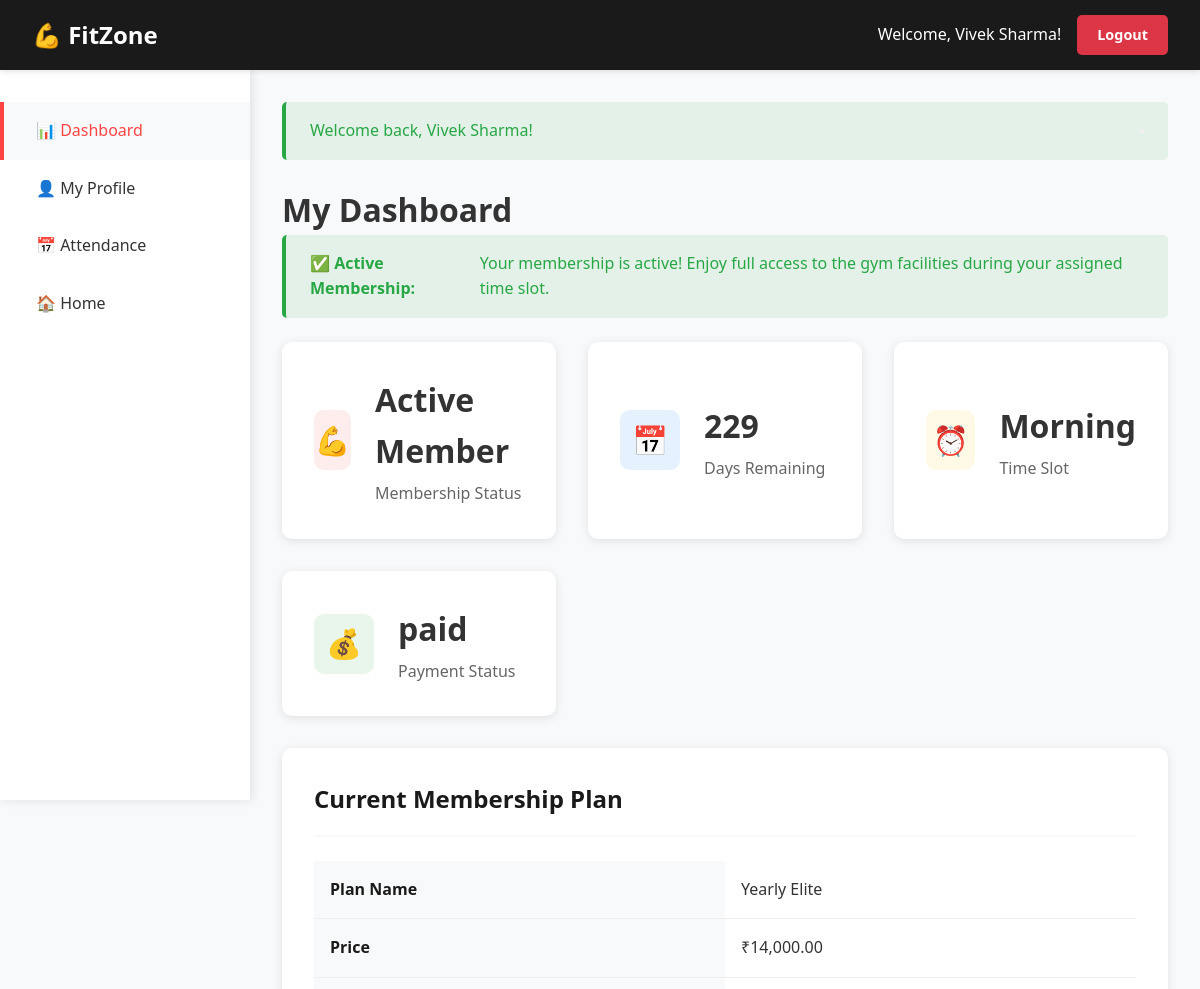
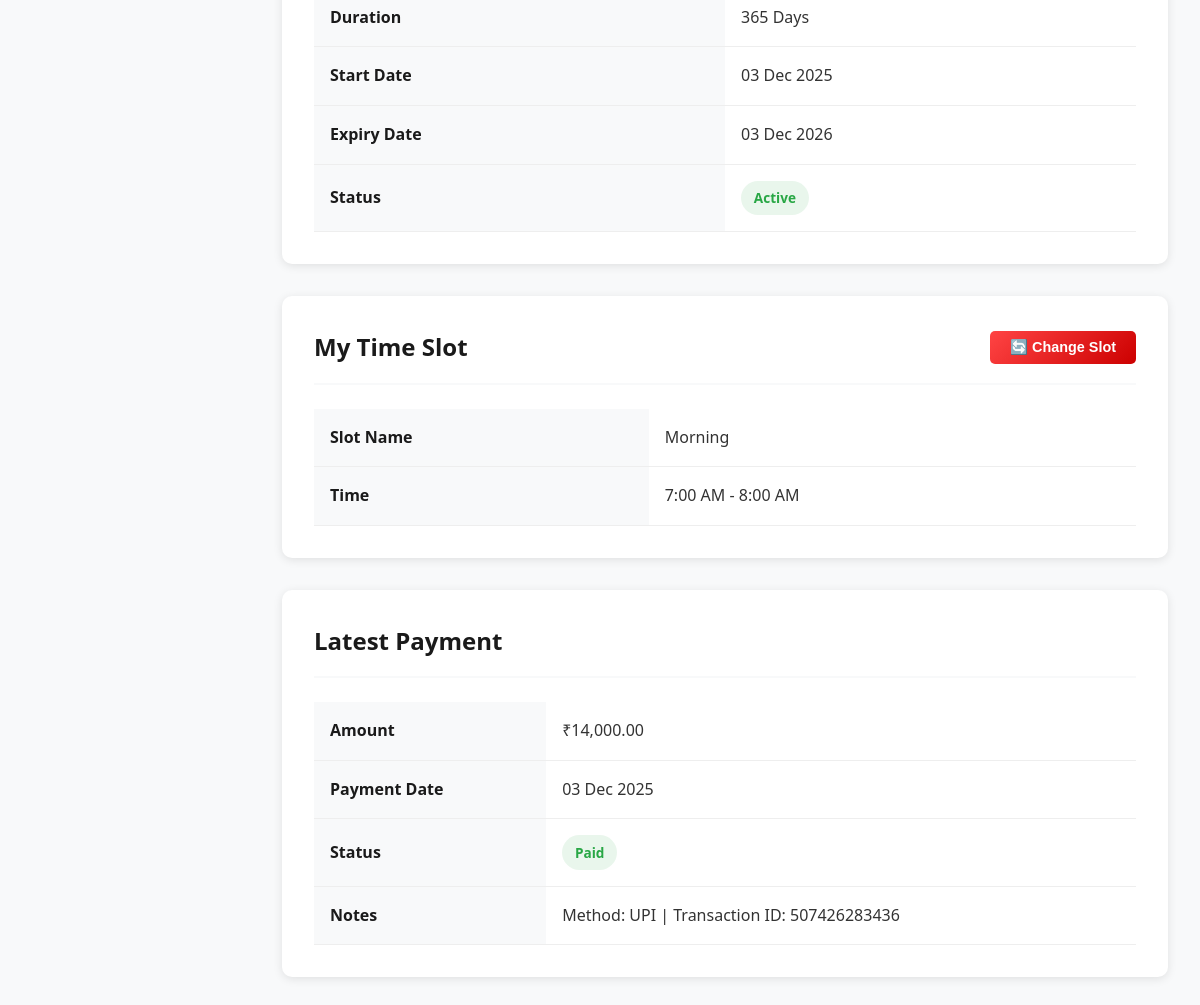
Page /user/dashboard.php (signed in) on the committed database (2 pictures, top to bottom).
### tables this page shows
CREATE TABLE `users` (
  `id` int(11) NOT NULL,
  `name` varchar(100) NOT NULL,
  `email` varchar(100) NOT NULL,
  `phone` varchar(15) DEFAULT NULL,
  `gender` enum('male','female','other') DEFAULT NULL,
  `profile_image` varchar(255) DEFAULT NULL,
  `password` varchar(255) NOT NULL,
  `role` enum('admin','user') DEFAULT 'user',
  `status` enum('pending','approved','blocked') DEFAULT 'pending',
  `created_at` timestamp NOT NULL DEFAULT current_timestamp(),
  `updated_at` timestamp NOT NULL DEFAULT current_timestamp() ON UPDATE current_timestamp()
);

CREATE TABLE `members` (
  `id` int(11) NOT NULL,
  `user_id` int(11) NOT NULL,
  `plan_id` int(11) DEFAULT NULL,
  `time_slot_id` int(11) DEFAULT NULL,
  `start_date` date DEFAULT NULL,
  `end_date` date DEFAULT NULL,
  `status` enum('active','expired','inactive') DEFAULT 'inactive',
  `created_at` timestamp NOT NULL DEFAULT current_timestamp(),
  `updated_at` timestamp NOT NULL DEFAULT current_timestamp() ON UPDATE current_timestamp()
);

CREATE TABLE `time_slots` (
  `id` int(11) NOT NULL,
  `slot_name` varchar(50) NOT NULL,
  `start_time` time NOT NULL,
  `end_time` time NOT NULL,
  `max_members` int(11) DEFAULT 20,
  `current_members` int(11) DEFAULT 0,
  `status` enum('active','inactive') DEFAULT 'active',
  `created_at` timestamp NOT NULL DEFAULT current_timestamp()
);

CREATE TABLE `payments` (
  `id` int(11) NOT NULL,
  `member_id` int(11) NOT NULL,
  `user_id` int(11) NOT NULL,
  `plan_id` int(11) DEFAULT NULL,
  `amount` decimal(10,2) NOT NULL,
  `payment_date` date NOT NULL,
  `status` enum('paid','due','pending') DEFAULT 'pending',
  `payment_method` varchar(50) DEFAULT NULL,
  `notes` text DEFAULT NULL,
  `created_at` timestamp NOT NULL DEFAULT current_timestamp()
);

CREATE TABLE `plans` (
  `id` int(11) NOT NULL,
  `name` varchar(100) NOT NULL,
  `price` decimal(10,2) NOT NULL,
  `duration_days` int(11) NOT NULL,
  `description` text DEFAULT NULL,
  `created_at` timestamp NOT NULL DEFAULT current_timestamp(),
  `updated_at` timestamp NOT NULL DEFAULT current_timestamp() ON UPDATE current_timestamp()
);

### user/dashboard.php (the view, shortened to what this page needs)
<?php
require_once '../includes/functions.php';
$user_id = $_SESSION['user_id'];
$user = getUserById($user_id);
$member = getMemberByUserId($user_id);
$db = getDB();
$stmt = $db->prepare("SELECT * FROM payments WHERE user_id = ? ORDER BY created_at DESC LIMIT 1");
$stmt->bind_param("i", $user_id);
$stmt->execute();
$payment = $stmt->get_result()->fetch_assoc();
?>
<!DOCTYPE html>
<html lang="en">
<head>
    <link rel="stylesheet" href="../assets/css/style.css">
</head>
<body class="dashboard">
    <nav class="dashboard-nav">
        <div style="display: flex; align-items: center; gap: 1rem;">
            <a href="../index.php" style="color: white; text-decoration: none; font-size: 1.5rem; font-weight: bold;">
                <span class="nav-full-text">💪 FitZone</span>
            </a>
        </div>
        <div class="nav-right-section" style="display: flex; align-items: center; gap: 1rem;">
            <span class="user-name-text" style="color: white;">Welcome, <?php echo htmlspecialchars($user['name']); ?>!</span>
            <a href="logout.php" class="btn btn-sm btn-danger">Logout</a>
        </div>
    </nav>
    <aside class="dashboard-sidebar">
        <ul class="sidebar-menu">
            <li><a href="dashboard.php" class="active" onclick="closeSidebarOnMobile()">📊 Dashboard</a></li>
            <li><a href="profile.php" onclick="closeSidebarOnMobile()">👤 My Profile</a></li>
            <li><a href="attendance.php" onclick="closeSidebarOnMobile()">📅 Attendance</a></li>
            <li><a href="../index.php" onclick="closeSidebarOnMobile()">🏠 Home</a></li>
        </ul>
    </aside>
    <main class="dashboard-content">
        <h1>My Dashboard</h1>
        <?php if ((!$member || !$member['plan_id']) && (!$member || $member['status'] !== 'active')): ?>
            <div class="alert alert-info">
                <strong>🎯 Get Started:</strong> Purchase a membership plan below. After payment verification, admin will activate your membership and assign your preferred time slot.
            </div>
        <?php elseif ($member && $member['plan_id'] && $member['status'] === 'inactive'): ?>
            <div class="alert alert-warning">
                <strong>⏳ Payment Verification:</strong> Your payment is being verified by admin. You will be notified once your membership is activated and slot is assigned.
            </div>
        <?php elseif ($member && $member['status'] === 'active'): ?>
            <div class="alert alert-success">
                <strong>✅ Active Membership:</strong> Your membership is active! Enjoy full access to the gym facilities during your assigned time slot.
            </div>
        <?php endif; ?>
        <div class="stats-grid">
            <div class="stat-card">
                <div class="stat-icon red">💪</div>
                <div class="stat-info">
                    <h3>
                        <?php if ($member && $member['status'] === 'active'): ?>
                            Active Member
                        <?php elseif ($user['status'] === 'pending'): ?>
                            Payment Pending
                        <?php else: ?>
                            Inactive
                        <?php endif; ?>
                    </h3>
                    <p>Membership Status</p>
                </div>
            </div>
            <div class="stat-card">
                <div class="stat-icon blue">📅</div>
                <div class="stat-info">
                    <h3>
                        <?php
                        if ($member && $member['end_date']) {
                            echo daysRemaining($member['end_date']);
                        } else {
                            echo '0';
                        }
                        ?>
                    </h3>
                    <p>Days Remaining</p>
                </div>
            </div>
            <div class="stat-card">
                <div class="stat-icon yellow">⏰</div>
                <div class="stat-info">
                    <h3><?php echo $member && $member['slot_name'] ? htmlspecialchars($member['slot_name']) : 'Not Assigned'; ?></h3>
                    <p>Time Slot</p>
                </div>
            </div>
            <div class="stat-card">
                <div class="stat-icon green">💰</div>
                <div class="stat-info">
                    <h3><?php echo $payment ? htmlspecialchars($payment['status']) : 'No Payment'; ?></h3>
                    <p>Payment Status</p>
                </div>
            </div>
        </div>
        <div class="card">
            <div class="card-header">
                <h3>Current Membership Plan</h3>
            </div>
            <?php if ($member && $member['plan_id']): ?>
                <table>
                    <tr>
                        <th>Plan Name</th>
                        <td><?php echo htmlspecialchars($member['plan_name']); ?></td>
                    </tr>
                    <tr>
                        <th>Price</th>
                        <td>₹<?php echo number_format($member['price'], 2); ?></td>
                    </tr>
                    <tr>
                        <th>Duration</th>
                        <td><?php echo $member['duration_days']; ?> Days</td>
                    </tr>
                    <tr>
                        <th>Start Date</th>
                        <td><?php echo $member['start_date'] ? formatDate($member['start_date']) : '<span style="color: #999;">Pending Activation</span>'; ?></td>
                    </tr>
                    <tr>
                        <th>Expiry Date</th>
                        <td>
                            <?php
                            if ($member['end_date']) {
                                echo formatDate($member['end_date']);
                            } else {
                                echo '<span style="color: #999;">Pending Activation</span>';
                            }
                            ?>
                        </td>
                    </tr>
                    <tr>
                        <th>Status</th>
                        <td>
                            <?php if ($member['status'] === 'active'): ?>
                                <span class="badge badge-success">Active</span>
                            <?php elseif ($member['status'] === 'expired'): ?>
                                <span class="badge badge-danger">Expired</span>
                            <?php else: ?>
                                <span class="badge badge-warning">Inactive</span>
                            <?php endif; ?>
                        </td>
                    </tr>
                </table>
            <?php endif; ?>
        </div>
        <div class="card">
            <div class="card-header">
                <h3>My Time Slot</h3>
                <?php if ($member && $member['status'] === 'active'): ?>
                    <button onclick="openModal('changeSlotModal')" class="btn btn-sm btn-primary">
                        🔄 Change Slot
                    </button>
                <?php endif; ?>
            </div>
            <?php if ($member && $member['time_slot_id']): ?>
                <table>
                    <tr>
                        <th>Slot Name</th>
                        <td><?php echo htmlspecialchars($member['slot_name']); ?></td>
                    </tr>
                    <tr>
                        <th>Time</th>
                        <td>
                            <?php
                            echo date('g:i A', strtotime($member['start_time'])) . ' - ' .
                                date('g:i A', strtotime($member['end_time']));
                            ?>
                        </td>
                    </tr>
                </table>
            <?php endif; ?>
        </div>
        <?php if ($payment): ?>
            <div class="card">
                <div class="card-header">
                    <h3>Latest Payment</h3>
                </div>
                <table>
                    <tr>
                        <th>Amount</th>
                        <td>₹<?php echo number_format($payment['amount'], 2); ?></td>
                    </tr>
                    <tr>
                        <th>Payment Date</th>
                        <td><?php echo formatDate($payment['payment_date']); ?></td>
                    </tr>
                    <tr>
                        <th>Status</th>
                        <td>
                            <?php if ($payment['status'] === 'paid'): ?>
                                <span class="badge badge-success">Paid</span>
                            <?php elseif ($payment['status'] === 'due'): ?>
                                <span class="badge badge-danger">Due</span>
                            <?php else: ?>
                                <span class="badge badge-warning">Pending</span>
                            <?php endif; ?>
                        </td>
                    </tr>
                    <?php if ($payment['notes']): ?>
                        <tr>
                            <th>Notes</th>
                            <td><?php echo htmlspecialchars($payment['notes']); ?></td>
                        </tr>
                    <?php endif; ?>
                </table>
            </div>
        <?php endif; ?>
    </main>
</body>
</html>

### assets/css/style.css (style rules this page uses)
:root { --primary-color: #ff4444; --secondary-color: #1a1a1a; --text-light: #ffffff; --text-dark: #333333; --bg-light: #f8f9fa; --bg-dark: #222222; --accent-color: #ffd700; --success-color: #28a745; --danger-color: #dc3545; --warning-color: #ffc107; }
* { margin: 0; padding: 0; box-sizing: border-box; scroll-behavior: smooth; }
body { font-family: 'Segoe UI', Tahoma, Geneva, Verdana, sans-serif; line-height: 1.6; color: var(--text-dark); overflow-x: hidden; }
.btn { display: inline-block; padding: 12px 30px; text-decoration: none; border-radius: 5px; font-weight: 600; transition: all 0.3s ease; cursor: pointer; border: none; font-size: 1rem; }
.btn-primary { background: linear-gradient(135deg, var(--primary-color), #cc0000); color: var(--text-light); }
.btn-danger { background: var(--danger-color); color: var(--text-light); }
.btn-sm { padding: 8px 20px; font-size: 0.9rem; }
.dashboard { min-height: 100vh; background: var(--bg-light); }
.dashboard-nav { background: var(--secondary-color); color: var(--text-light); padding: 1rem 2rem; display: flex; justify-content: space-between; align-items: center; position: -webkit-sticky; position: sticky; top: 0; z-index: 1002; box-shadow: 0 2px 5px rgba(0,0,0,0.1); height: 70px; }
.dashboard-sidebar { background: white; width: 250px; height: calc(100vh - 70px); position: fixed; left: 0; top: 70px; box-shadow: 2px 0 10px rgba(0,0,0,0.1); padding: 2rem 0; overflow-y: auto; z-index: 999; }
.sidebar-menu { list-style: none; }
.sidebar-menu li { margin: 0; }
.sidebar-menu a { display: block; padding: 1rem 2rem; color: var(--text-dark); text-decoration: none; transition: 0.3s; border-left: 4px solid transparent; }
.sidebar-menu a:hover, .sidebar-menu a.active { background: var(--bg-light); border-left-color: var(--primary-color); color: var(--primary-color); }
.dashboard-content { margin-left: 250px; padding: 2rem; min-height: calc(100vh - 70px); }
.stats-grid { display: grid; grid-template-columns: repeat(auto-fit, minmax(250px, 1fr)); gap: 2rem; margin-bottom: 2rem; }
.stat-card { background: white; padding: 2rem; border-radius: 10px; box-shadow: 0 2px 10px rgba(0,0,0,0.1); display: flex; align-items: center; gap: 1.5rem; transition: 0.3s; }
.stat-icon { width: 60px; height: 60px; border-radius: 10px; display: flex; align-items: center; justify-content: center; font-size: 1.8rem; }
.stat-icon.red { background: rgba(255, 68, 68, 0.1); color: var(--primary-color); }
.stat-icon.green { background: rgba(40, 167, 69, 0.1); color: var(--success-color); }
.stat-icon.blue { background: rgba(0, 123, 255, 0.1); color: #007bff; }
.stat-icon.yellow { background: rgba(255, 193, 7, 0.1); color: var(--warning-color); }
.stat-info h3 { font-size: 2rem; margin-bottom: 0.3rem; }
.stat-info p { color: #666; margin: 0; }
.card { background: white; border-radius: 10px; box-shadow: 0 2px 10px rgba(0,0,0,0.1); padding: 2rem; margin-bottom: 2rem; }
.card-header { margin-bottom: 1.5rem; padding-bottom: 1rem; border-bottom: 2px solid var(--bg-light); display: flex; justify-content: space-between; align-items: center; }
.card-header h3 { font-size: 1.5rem; color: var(--secondary-color); }
table { width: 100%; border-collapse: collapse; }
table th, table td { padding: 1rem; text-align: left; border-bottom: 1px solid #eee; }
table th { background: var(--bg-light); font-weight: 600; color: var(--secondary-color); }
.badge { display: inline-block; padding: 0.4rem 0.8rem; border-radius: 20px; font-size: 0.85rem; font-weight: 600; }
.badge-success { background: rgba(40, 167, 69, 0.1); color: var(--success-color); }
.alert { padding: 1rem 1.5rem; border-radius: 5px; margin-bottom: 1.5rem; display: flex; justify-content: space-between; align-items: center; }
.alert-success { background: rgba(40, 167, 69, 0.1); color: var(--success-color); border-left: 4px solid var(--success-color); }

### rows in the picture
users: name "Vivek Sharma"
members: end_date "229", time_slot.slot_name "Morning", plan.name "Yearly Elite", plan.price "14,000.00", plan.duration_days "365", start_date "03 Dec 2025", end_date "03 Dec 2026", time_slot.start_time "7:00 AM", time_slot.end_time "8:00 AM"
payments: status "paid", amount "14,000.00", payment_date "03 Dec 2025", notes "Method: UPI | Transaction ID: 507426283436"

### other values in the picture
$flash['message'] "Welcome back, Vivek Sharma!"
